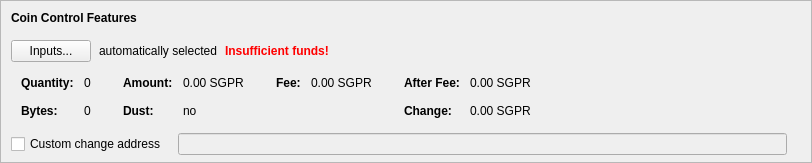
    <widget class="QFrame" name="frameCoinControl">
     <property name="sizePolicy">
      <sizepolicy hsizetype="Expanding" vsizetype="Expanding">
       <horstretch>0</horstretch>
       <verstretch>0</verstretch>
      </sizepolicy>
     </property>
     <property name="maximumSize">
      <size>
       <width>16777215</width>
       <height>16777215</height>
      </size>
     </property>
     <property name="frameShape">
      <enum>QFrame::StyledPanel</enum>
     </property>
     <property name="frameShadow">
      <enum>QFrame::Sunken</enum>
     </property>
     <layout class="QVBoxLayout" name="verticalLayoutCoinControl2">
      <property name="spacing">
       <number>0</number>
      </property>
      <property name="leftMargin">
       <number>0</number>
      </property>
      <property name="topMargin">
       <number>0</number>
      </property>
      <property name="rightMargin">
       <number>0</number>
      </property>
      <property name="bottomMargin">
       <number>6</number>
      </property>
      <item>
       <layout class="QVBoxLayout" name="verticalLayoutCoinControl" stretch="0,0,0,0,1">
        <property name="spacing">
         <number>0</number>
        </property>
        <property name="leftMargin">
         <number>10</number>
        </property>
        <property name="topMargin">
         <number>10</number>
        </property>
        <item>
         <layout class="QHBoxLayout" name="horizontalLayoutCoinControl1">
          <property name="bottomMargin">
           <number>15</number>
          </property>
          <item>
           <widget class="QLabel" name="labelCoinControlFeatures">
            <property name="sizePolicy">
             <sizepolicy hsizetype="Preferred" vsizetype="Maximum">
              <horstretch>0</horstretch>
              <verstretch>0</verstretch>
             </sizepolicy>
            </property>
            <property name="font">
             <font>
              <weight>75</weight>
              <bold>true</bold>
             </font>
            </property>
            <property name="styleSheet">
             <string notr="true">font-weight:bold;</string>
            </property>
            <property name="text">
             <string>Coin Control Features</string>
            </property>
           </widget>
          </item>
         </layout>
        </item>
        <item>
         <layout class="QHBoxLayout" name="horizontalLayoutCoinControl2" stretch="0,0,0,0">
          <property name="spacing">
           <number>8</number>
          </property>
          <property name="bottomMargin">
           <number>10</number>
          </property>
          <item>
           <widget class="QPushButton" name="pushButtonCoinControl">
            <property name="styleSheet">
             <string notr="true"/>
            </property>
            <property name="text">
             <string>Inputs...</string>
            </property>
            <property name="autoDefault">
             <bool>false</bool>
            </property>
           </widget>
          </item>
          <item>
           <widget class="QLabel" name="labelCoinControlAutomaticallySelected">
            <property name="text">
             <string>automatically selected</string>
            </property>
            <property name="margin">
             <number>5</number>
            </property>
           </widget>
          </item>
          <item>
           <widget class="QLabel" name="labelCoinControlInsuffFunds">
            <property name="font">
             <font>
              <weight>75</weight>
              <bold>true</bold>
             </font>
            </property>
            <property name="styleSheet">
             <string notr="true">color:red;font-weight:bold;</string>
            </property>
            <property name="text">
             <string>Insufficient funds!</string>
            </property>
            <property name="margin">
             <number>5</number>
            </property>
           </widget>
          </item>
          <item>
           <spacer name="horizontalSpacerCoinControl">
            <property name="orientation">
             <enum>Qt::Horizontal</enum>
            </property>
            <property name="sizeHint" stdset="0">
             <size>
              <width>40</width>
              <height>1</height>
             </size>
            </property>
           </spacer>
          </item>
         </layout>
        </item>
        <item>
         <widget class="QWidget" name="widgetCoinControl" native="true">
          <property name="sizePolicy">
           <sizepolicy hsizetype="Preferred" vsizetype="Preferred">
            <horstretch>0</horstretch>
            <verstretch>0</verstretch>
           </sizepolicy>
          </property>
          <property name="minimumSize">
           <size>
            <width>0</width>
            <height>0</height>
           </size>
          </property>
          <property name="styleSheet">
           <string notr="true"/>
          </property>
          <layout class="QHBoxLayout" name="horizontalLayoutCoinControl5">
           <property name="leftMargin">
            <number>0</number>
           </property>
           <property name="topMargin">
            <number>0</number>
           </property>
           <property name="rightMargin">
            <number>0</number>
           </property>
           <property name="bottomMargin">
            <number>0</number>
           </property>
           <item>
            <layout class="QHBoxLayout" name="horizontalLayoutCoinControl3" stretch="0,0,0,1">
             <property name="spacing">
              <number>20</number>
             </property>
             <property name="topMargin">
              <number>0</number>
             </property>
             <property name="bottomMargin">
              <number>10</number>
             </property>
             <item>
              <layout class="QFormLayout" name="formLayoutCoinControl1">
               <property name="horizontalSpacing">
                <number>10</number>
               </property>
               <property name="verticalSpacing">
                <number>14</number>
               </property>
               <property name="leftMargin">
                <number>10</number>
               </property>
               <property name="topMargin">
                <number>4</number>
               </property>
               <property name="rightMargin">
                <number>6</number>
               </property>
               <item row="0" column="0">
                <widget class="QLabel" name="labelCoinControlQuantityText">
                 <property name="font">
                  <font>
                   <weight>75</weight>
                   <bold>true</bold>
                  </font>
                 </property>
                 <property name="text">
                  <string>Quantity:</string>
                 </property>
                 <property name="margin">
                  <number>0</number>
                 </property>
                </widget>
               </item>
               <item row="0" column="1">
                <widget class="QLabel" name="labelCoinControlQuantity">
                 <property name="cursor">
                  <cursorShape>IBeamCursor</cursorShape>
                 </property>
                 <property name="contextMenuPolicy">
                  <enum>Qt::ActionsContextMenu</enum>
                 </property>
                 <property name="text">
                  <string notr="true">0</string>
                 </property>
                 <property name="margin">
                  <number>0</number>
                 </property>
                 <property name="textInteractionFlags">
                  <set>Qt::LinksAccessibleByMouse|Qt::TextSelectableByKeyboard|Qt::TextSelectableByMouse</set>
                 </property>
                </widget>
               </item>
               <item row="1" column="0">
                <widget class="QLabel" name="labelCoinControlBytesText">
                 <property name="font">
                  <font>
                   <weight>75</weight>
                   <bold>true</bold>
                  </font>
                 </property>
                 <property name="text">
                  <string>Bytes:</string>
                 </property>
                </widget>
               </item>
               <item row="1" column="1">
                <widget class="QLabel" name="labelCoinControlBytes">
                 <property name="cursor">
                  <cursorShape>IBeamCursor</cursorShape>
                 </property>
                 <property name="contextMenuPolicy">
                  <enum>Qt::ActionsContextMenu</enum>
                 </property>
                 <property name="text">
                  <string notr="true">0</string>
                 </property>
                 <property name="textInteractionFlags">
                  <set>Qt::LinksAccessibleByMouse|Qt::TextSelectableByKeyboard|Qt::TextSelectableByMouse</set>
                 </property>
                </widget>
               </item>
              </layout>
             </item>
             <item>
              <layout class="QFormLayout" name="formLayoutCoinControl2">
               <property name="horizontalSpacing">
                <number>10</number>
               </property>
               <property name="verticalSpacing">
                <number>14</number>
               </property>
               <property name="leftMargin">
                <number>6</number>
               </property>
               <property name="topMargin">
                <number>4</number>
               </property>
               <property name="rightMargin">
                <number>6</number>
               </property>
               <item row="0" column="0">
                <widget class="QLabel" name="labelCoinControlAmountText">
                 <property name="font">
                  <font>
                   <weight>75</weight>
                   <bold>true</bold>
                  </font>
                 </property>
                 <property name="text">
                  <string>Amount:</string>
                 </property>
                 <property name="margin">
                  <number>0</number>
                 </property>
                </widget>
               </item>
               <item row="0" column="1">
                <widget class="QLabel" name="labelCoinControlAmount">
                 <property name="cursor">
                  <cursorShape>IBeamCursor</cursorShape>
                 </property>
                 <property name="contextMenuPolicy">
                  <enum>Qt::ActionsContextMenu</enum>
                 </property>
                 <property name="text">
                  <string notr="true">0.00 SGPR</string>
                 </property>
                 <property name="textInteractionFlags">
                  <set>Qt::LinksAccessibleByMouse|Qt::TextSelectableByKeyboard|Qt::TextSelectableByMouse</set>
                 </property>
                </widget>
               </item>
               <item row="1" column="0">
                <widget class="QLabel" name="labelCoinControlLowOutputText">
                 <property name="font">
                  <font>
                   <weight>75</weight>
                   <bold>true</bold>
                  </font>
                 </property>
                 <property name="text">
                  <string>Dust:</string>
                 </property>
                </widget>
               </item>
               <item row="1" column="1">
                <widget class="QLabel" name="labelCoinControlLowOutput">
                 <property name="cursor">
                  <cursorShape>IBeamCursor</cursorShape>
                 </property>
                 <property name="contextMenuPolicy">
                  <enum>Qt::ActionsContextMenu</enum>
                 </property>
                 <property name="text">
                  <string notr="true">no</string>
                 </property>
                 <property name="textInteractionFlags">
                  <set>Qt::LinksAccessibleByMouse|Qt::TextSelectableByKeyboard|Qt::TextSelectableByMouse</set>
                 </property>
                </widget>
               </item>
              </layout>
             </item>
             <item>
              <layout class="QFormLayout" name="formLayoutCoinControl3">
               <property name="horizontalSpacing">
                <number>10</number>
               </property>
               <property name="verticalSpacing">
                <number>14</number>
               </property>
               <property name="leftMargin">
                <number>6</number>
               </property>
               <property name="topMargin">
                <number>4</number>
               </property>
               <property name="rightMargin">
                <number>6</number>
               </property>
               <item row="0" column="0">
                <widget class="QLabel" name="labelCoinControlFeeText">
                 <property name="font">
                  <font>
                   <weight>75</weight>
                   <bold>true</bold>
                  </font>
                 </property>
                 <property name="text">
                  <string>Fee:</string>
                 </property>
                 <property name="margin">
                  <number>0</number>
                 </property>
                </widget>
               </item>
               <item row="0" column="1">
                <widget class="QLabel" name="labelCoinControlFee">
                 <property name="cursor">
                  <cursorShape>IBeamCursor</cursorShape>
                 </property>
                 <property name="contextMenuPolicy">
                  <enum>Qt::ActionsContextMenu</enum>
                 </property>
                 <property name="text">
                  <string notr="true">0.00 SGPR</string>
                 </property>
                 <property name="textInteractionFlags">
                  <set>Qt::LinksAccessibleByMouse|Qt::TextSelectableByKeyboard|Qt::TextSelectableByMouse</set>
                 </property>
                </widget>
               </item>
             </layout>
             </item>
             <item>
              <layout class="QFormLayout" name="formLayoutCoinControl4">
               <property name="horizontalSpacing">
                <number>10</number>
               </property>
               <property name="verticalSpacing">
                <number>14</number>
               </property>
               <property name="leftMargin">
                <number>6</number>
               </property>
               <property name="topMargin">
                <number>4</number>
               </property>
               <property name="rightMargin">
                <number>6</number>
               </property>
               <item row="0" column="0">
                <widget class="QLabel" name="labelCoinControlAfterFeeText">
                 <property name="font">
                  <font>
                   <weight>75</weight>
                   <bold>true</bold>
                  </font>
                 </property>
                 <property name="text">
                  <string>After Fee:</string>
                 </property>
                 <property name="margin">
                  <number>0</number>
                 </property>
                </widget>
               </item>
               <item row="0" column="1">
                <widget class="QLabel" name="labelCoinControlAfterFee">
                 <property name="cursor">
                  <cursorShape>IBeamCursor</cursorShape>
                 </property>
                 <property name="contextMenuPolicy">
                  <enum>Qt::ActionsContextMenu</enum>
                 </property>
                 <property name="text">
                  <string notr="true">0.00 SGPR</string>
                 </property>
                 <property name="textInteractionFlags">
                  <set>Qt::LinksAccessibleByMouse|Qt::TextSelectableByKeyboard|Qt::TextSelectableByMouse</set>
                 </property>
                </widget>
               </item>
               <item row="1" column="0">
                <widget class="QLabel" name="labelCoinControlChangeText">
                 <property name="font">
                  <font>
                   <weight>75</weight>
                   <bold>true</bold>
                  </font>
                 </property>
                 <property name="text">
                  <string>Change:</string>
                 </property>
                </widget>
               </item>
               <item row="1" column="1">
                <widget class="QLabel" name="labelCoinControlChange">
                 <property name="cursor">
                  <cursorShape>IBeamCursor</cursorShape>
                 </property>
                 <property name="contextMenuPolicy">
                  <enum>Qt::ActionsContextMenu</enum>
                 </property>
                 <property name="text">
                  <string notr="true">0.00 SGPR</string>
                 </property>
                 <property name="textInteractionFlags">
                  <set>Qt::LinksAccessibleByMouse|Qt::TextSelectableByKeyboard|Qt::TextSelectableByMouse</set>
                 </property>
                </widget>
               </item>
              </layout>
             </item>
            </layout>
           </item>
          </layout>
         </widget>
        </item>
        <item>
         <layout class="QHBoxLayout" name="horizontalLayoutCoinControl4" stretch="0,0,0">
          <property name="spacing">
           <number>12</number>
          </property>
          <property name="sizeConstraint">
           <enum>QLayout::SetDefaultConstraint</enum>
          </property>
          <property name="topMargin">
           <number>5</number>
          </property>
          <property name="rightMargin">
           <number>5</number>
          </property>
          <item>
           <widget class="QCheckBox" name="checkBoxCoinControlChange">
            <property name="toolTip">
             <string>If this is activated, but the change address is empty or invalid, change will be sent to a newly generated address.</string>
            </property>
            <property name="text">
             <string>Custom change address</string>
            </property>
           </widget>
          </item>
          <item>
           <widget class="QValidatedLineEdit" name="lineEditCoinControlChange">
            <property name="enabled">
             <bool>false</bool>
            </property>
            <property name="sizePolicy">
             <sizepolicy hsizetype="Expanding" vsizetype="Fixed">
              <horstretch>0</horstretch>
              <verstretch>0</verstretch>
             </sizepolicy>
            </property>
           </widget>
          </item>
          <item>
           <widget class="QLabel" name="labelCoinControlChangeLabel">
            <property name="sizePolicy">
             <sizepolicy hsizetype="Preferred" vsizetype="Expanding">
              <horstretch>0</horstretch>
              <verstretch>0</verstretch>
             </sizepolicy>
            </property>
            <property name="minimumSize">
             <size>
              <width>0</width>
              <height>0</height>
             </size>
            </property>
            <property name="text">
             <string/>
            </property>
            <property name="margin">
             <number>3</number>
            </property>
           </widget>
          </item>
         </layout>
        </item>
        <item>
         <spacer name="verticalSpacerCoinControl">
          <property name="orientation">
           <enum>Qt::Vertical</enum>
          </property>
          <property name="sizeHint" stdset="0">
           <size>
            <width>800</width>
            <height>1</height>
           </size>
          </property>
         </spacer>
        </item>
       </layout>
      </item>
     </layout>
    </widget>
